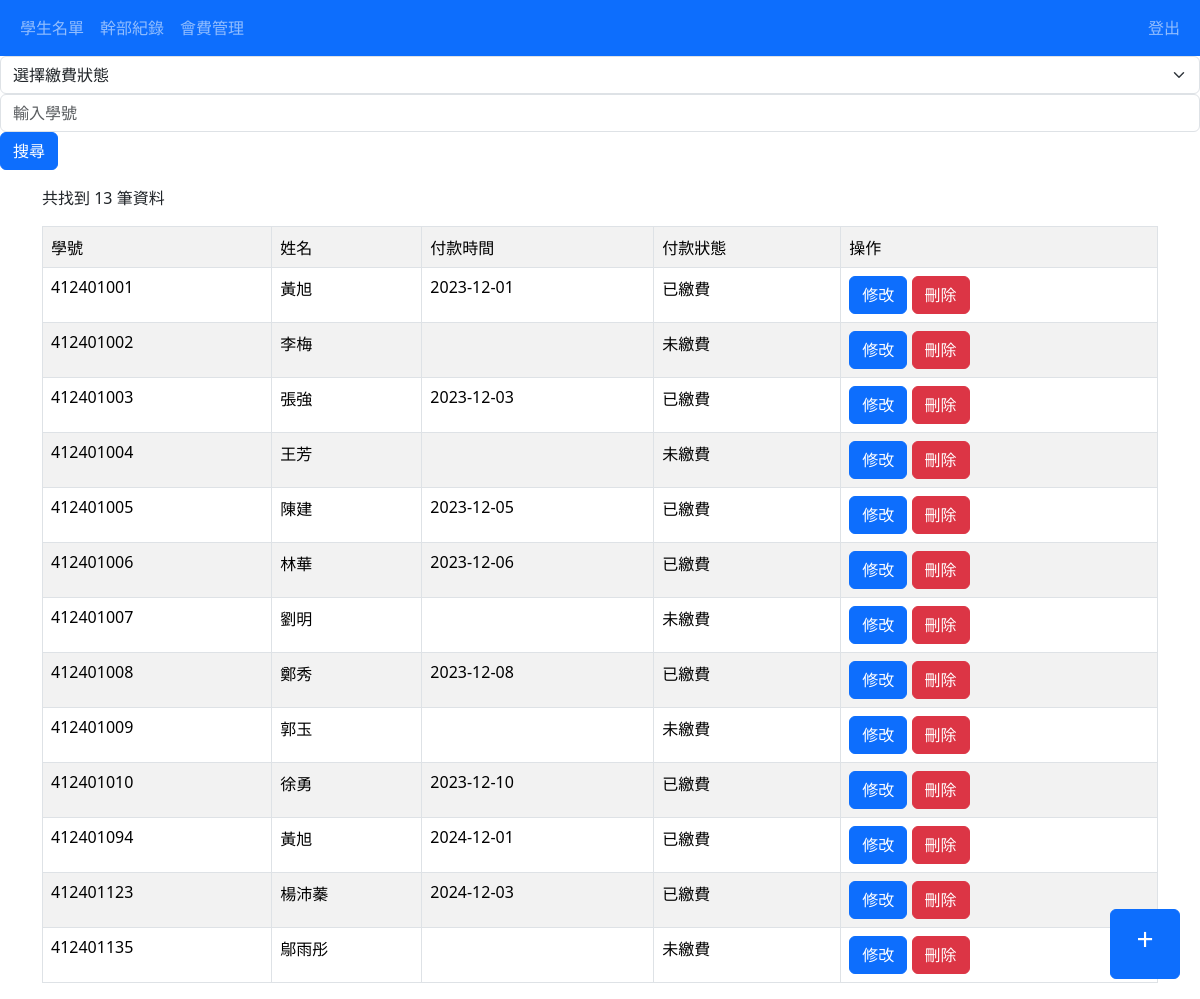
The page /fee.php on the database its author committed.
### tables this page shows
CREATE TABLE `fee_manage` (
  `Stu_id` varchar(20) NOT NULL,
  `name` varchar(20) NOT NULL,
  `pay_date` date DEFAULT NULL,
  `status` varchar(5) NOT NULL
);

### fee.php (the view, shortened to what this page needs)
<?php
require_once "header.php";
try {
  require_once 'db.php';
  $searchtxt = $_POST["searchtxt"] ?? "";
  $status = $_POST["status"] ?? "";
$sql = "SELECT * FROM fee_manage";
$result = mysqli_query($conn, $sql);
 $totalRecords = mysqli_num_rows($result);
?>
<form action="fee.php" method="post">
  <select name="status" class="form-select" aria-label="繳費狀態">
    <option selected value="" <?=($status == '') ? 'selected' : ''?>>選擇繳費狀態</option>
  </select>
  <input placeholder="輸入學號" class="form-control" type="text" name="searchtxt" value="<?=$searchtxt?>">
  <input class="btn btn-primary" type="submit" value="搜尋">
  <a href="insert_pay.php" class="btn btn-primary position-fixed bottom-0 end-0" style="font-size: 30px; width: 70px; height: 70px; margin: 20px;">+</a>
</form>
<div class="container mt-3">
  <p>共找到 <?=$totalRecords?> 筆資料</p>
</div>
<div class="container">
  <table class="table table-bordered table-striped">
    <tr>
      <td>學號</td>
      <td>姓名</td>
      <td>付款時間</td>
      <td>付款狀態</td>
        <td>操作</td>
    </tr>
    <?php while ($row = mysqli_fetch_assoc($result)) {?>
    <tr>
      <td><?=$row["Stu_id"]?></td>
      <td><?=$row["name"]?></td>
      <td><?=$row["pay_date"]?></td>
      <td><?=$row["status"] == 'Y' ? '已繳費' : '未繳費'?></td>
        <td>
          <a href="update_pay.php?Stu_id=<?=$row["Stu_id"]?>" class="btn btn-primary">修改</a>
          <a href="delete_pay.php?Stu_id=<?=$row["Stu_id"]?>" class="btn btn-danger">刪除</a>
        </td>
    </tr>
    <?php } ?>
  </table>
</div>
<?php
} catch (Exception $e) {
  echo 'Message: ' . $e->getMessage();
}
require_once "footer.php";
?>

### rows shown on the page
fee_manage: Stu_id "412401001", name "黃旭", pay_date "2023-12-01", status "已繳費"
fee_manage: Stu_id "412401002", name "李梅", status "未繳費"
fee_manage: Stu_id "412401003", name "張強", pay_date "2023-12-03", status "已繳費"
fee_manage: Stu_id "412401004", name "王芳", status "未繳費"
fee_manage: Stu_id "412401005", name "陳建", pay_date "2023-12-05", status "已繳費"
fee_manage: Stu_id "412401006", name "林華", pay_date "2023-12-06", status "已繳費"
fee_manage: Stu_id "412401007", name "劉明", status "未繳費"
fee_manage: Stu_id "412401008", name "鄭秀", pay_date "2023-12-08", status "已繳費"
fee_manage: Stu_id "412401009", name "郭玉", status "未繳費"
fee_manage: Stu_id "412401010", name "徐勇", pay_date "2023-12-10", status "已繳費"
fee_manage: Stu_id "412401094", name "黃旭", pay_date "2024-12-01", status "已繳費"
fee_manage: Stu_id "412401123", name "楊沛蓁", pay_date "2024-12-03", status "已繳費"
fee_manage: Stu_id "412401135", name "鄔雨彤", status "未繳費"

### other values the page prints
$totalRecords "13"
